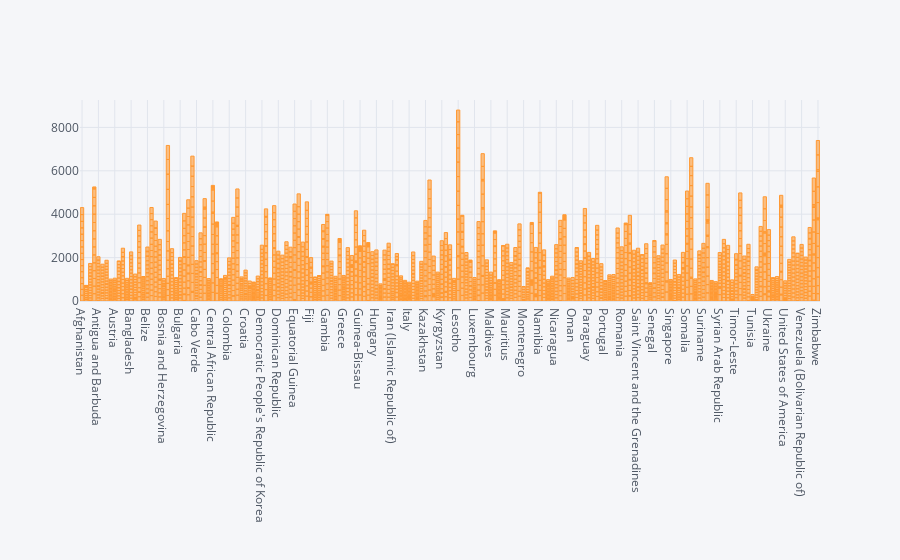

Write notebook code for a chart like this one.
### Code cell
who_df_copy.iplot(kind='bar',x='country',y='adult mortality')

### Figure 1 — Plotly figure (JSON) as saved in the notebook; plotly's stock layout.template omitted (floating-point values rounded to 4 significant figures; data arrays with more than 128 entries replaced by an {"elided": "..."} marker saying what was removed)
{"data": [{"marker": {"color": "rgba(255, 153, 51, 0.6)", "line": {"color": "rgba(255, 153, 51, 1.0)", "width": 1}}, "name": "adult mortality", "orientation": "v", "text": "", "type": "bar", "x": {"elided": "2888 str values"}, "y": {"elided": "2888 int values"}}], "layout": {"legend": {"bgcolor": "#F5F6F9", "font": {"color": "#4D5663"}}, "paper_bgcolor": "#F5F6F9", "plot_bgcolor": "#F5F6F9", "title": {"font": {"color": "#4D5663"}}, "xaxis": {"gridcolor": "#E1E5ED", "showgrid": true, "tickfont": {"color": "#4D5663"}, "title": {"font": {"color": "#4D5663"}, "text": ""}, "zerolinecolor": "#E1E5ED"}, "yaxis": {"gridcolor": "#E1E5ED", "showgrid": true, "tickfont": {"color": "#4D5663"}, "title": {"font": {"color": "#4D5663"}, "text": ""}, "zerolinecolor": "#E1E5ED"}}}
